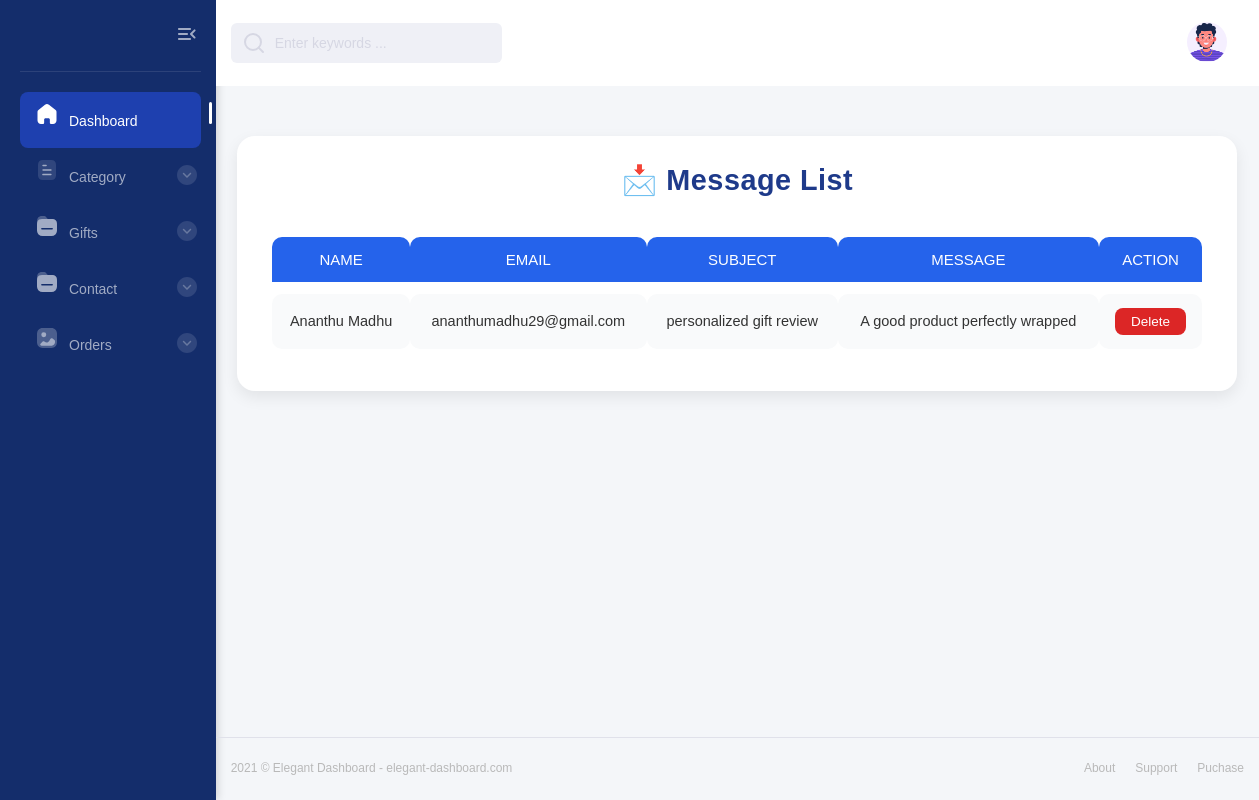
/admin_app/display_message/, run on an earlier commit of the app's database.
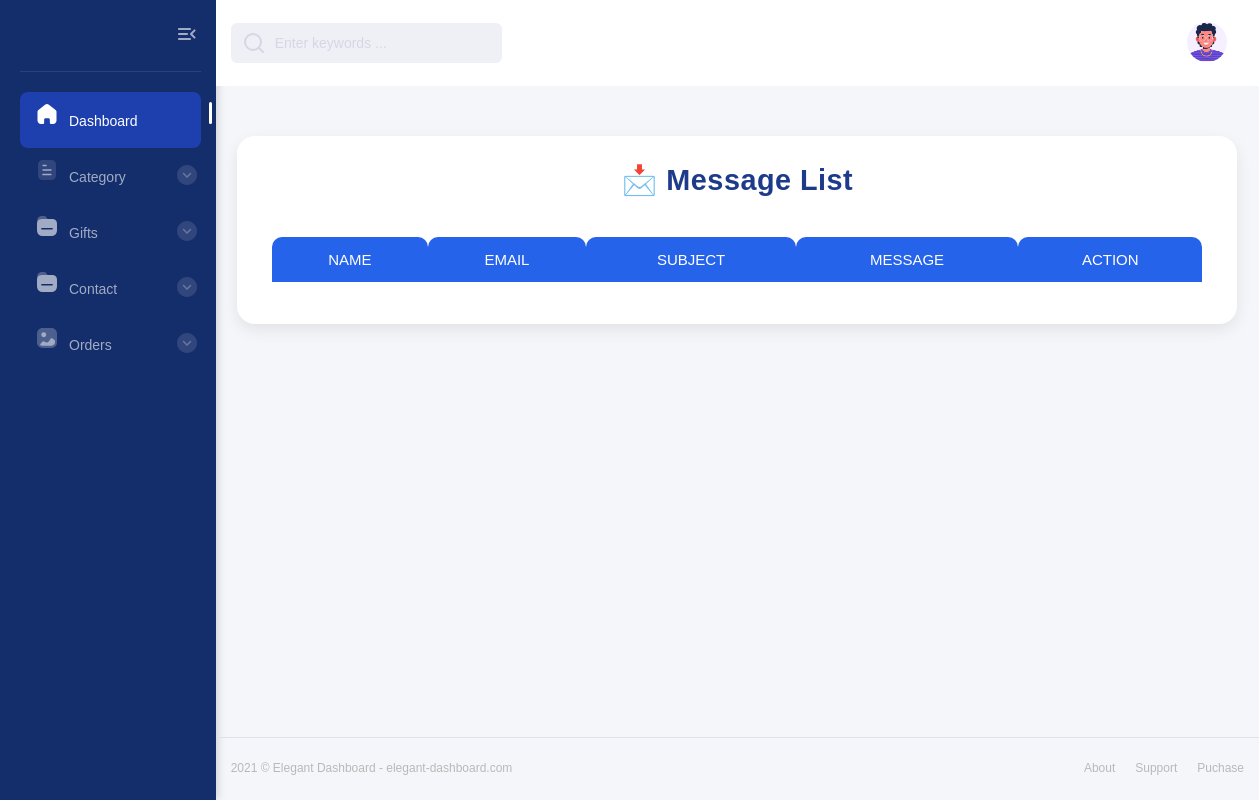
And on a later commit of the database.
### webapp/models.py (models this page shows)
class ContactDb(models.Model):
    User_name=models.CharField(max_length=100,null=True,blank=True)
    User_email=models.EmailField(null=True,blank=True)
    Subject=models.CharField(max_length=100,null=True,blank=True)
    Message=models.TextField(null=True,blank=True)

### admin_app/views.py (the view)
# urls.py: path('display_message/',views.display_message,name="display_message"),
def display_message(request):
    messages=ContactDb.objects.all()
    return render(request,"Display_message.html",{"messages":messages})

### admin_app/templates/Display_message.html (shortened to what this page needs)
<!DOCTYPE html>
{% extends 'index.html' %}
{% block content %}
<html lang="en">
<head>
</head>
<body>
<div class="category-container">
    <h3>📩 Message List</h3>
    <table>
        <thead>
            <tr>
                <th>Name</th>
                <th>Email</th>
                <th>Subject</th>
                <th>Message</th>
                <th>Action</th>
            </tr>
        </thead>
        <tbody>
        {% for message in messages %}
            <tr>
                <td>{{ message.User_name }}</td>
                <td>{{ message.User_email }}</td>
                <td>{{ message.Subject }}</td>
                <td>{{ message.Message }}</td>
                <td>
                    <a href="{% url 'delete_message' message.id %}"
                       class="btn btn-delete"
                       onclick="return confirm('Are you sure you want to delete this message?');">
                        Delete
                    </a>
                </td>
            </tr>
        {% endfor %}
        </tbody>
    </table>
</div>
</body>
</html>
{% endblock %}

### admin_app/templates/index.html (shortened to what this page needs)
<!DOCTYPE html>
{% load static %}
<html lang="en">
<head>
  <link rel="stylesheet" href="{% static 'dashboard/./css/style.min.css' %}">
    <link rel="stylesheet" href="{% static 'dashboard/./css/style2.css' %}">
</head>
<body>
<div class="page-flex">
  <aside class="sidebar">
    <div class="sidebar-start">
        <div class="sidebar-head">
            <button class="sidebar-toggle transparent-btn" title="Menu" type="button">
                <span class="icon menu-toggle" aria-hidden="true"></span>
            </button>
        </div>
        <div class="sidebar-body">
            <ul class="sidebar-body-menu">
                <li>
                    <a class="active" href="{% url 'Home' %}"><span class="icon home" aria-hidden="true"></span>Dashboard</a>
                </li>
                <li>
                    <a class="show-cat-btn" href="##">
                        <span class="icon document" aria-hidden="true"></span>Category
                        <span class="category__btn transparent-btn" title="Open list">
                            <span class="icon arrow-down" aria-hidden="true"></span>
                        </span>
                    </a>
                    <ul class="cat-sub-menu">
                        <li>
                        </li>
                        <li>
                        </li>
                    </ul>
                </li>
                <li>
                    <a class="show-cat-btn" href="##">
                        <span class="icon folder" aria-hidden="true"></span>Gifts
                        <span class="category__btn transparent-btn" title="Open list">
                            <span class="icon arrow-down" aria-hidden="true"></span>
                        </span>
                    </a>
                    <ul class="cat-sub-menu">
                        <li>
                        </li>
                        <li>
                        </li>
                    </ul>
                </li>
                <li>
                    <a class="show-cat-btn" href="##">
                        <span class="icon folder" aria-hidden="true"></span>Contact
                        <span class="category__btn transparent-btn" title="Open list">
                            <span class="icon arrow-down" aria-hidden="true"></span>
                        </span>
                    </a>
                    <ul class="cat-sub-menu">
                        <li>
                        </li>
                    </ul>
                </li>
                <li>
                    <a class="show-cat-btn" href="##">
                        <span class="icon image" aria-hidden="true"></span>Orders
                        <span class="category__btn transparent-btn" title="Open list">
                            <span class="icon arrow-down" aria-hidden="true"></span>
                        </span>
                    </a>
                    <ul class="cat-sub-menu">
                        <li>
                        </li>
                        <li>
                        </li>
                    </ul>
                </li>
            </ul>
        </div>
    </div>
</aside>
  <div class="main-wrapper">
      <nav class="main-nav--bg">
      <div class="container main-nav">
        <div class="main-nav-start">
          <div class="search-wrapper">
            <i data-feather="search" aria-hidden="true"></i>
            <input type="text" placeholder="Enter keywords ..." required>
          </div>
        </div>
    <div class="main-nav-end">
      <div class="nav-user-wrapper">
        <button href="##" class="nav-user-btn dropdown-btn" title="My profile" type="button">
          <span class="nav-user-img">
            <picture><source srcset="{% static 'dashboard/./img/avatar/avatar-illustrated-02.webp' %}" type="image/webp"><img src="{% static 'dashboard/./img/avatar/avatar-illustrated-02.png' %}" alt="User name"></picture>
          </span>
        </button>
      </div>
    </div>
  </div>
</nav>
      {% block content %}{% endblock %}
    <footer class="footer">
  <div class="container footer--flex">
    <div class="footer-start">
      <p>2021 © Elegant Dashboard - <a href="elegant-dashboard.com" target="_blank"
          rel="noopener noreferrer">elegant-dashboard.com</a></p>
    </div>
    <ul class="footer-end">
      <li><a href="##">About</a></li>
      <li><a href="##">Support</a></li>
      <li><a href="##">Puchase</a></li>
    </ul>
  </div>
</footer>
  </div>
</div>
</body>
</html>

### admin_app/static/dashboard/css/style2.css (style rules this page uses)
.sidebar-body-menu li a { display: block; color: #ffffff; text-decoration: none; padding: 10px 15px; border-radius: 8px; font-weight: 600; transition: all 0.3s ease; }
.sidebar-body-menu li a.active { background-color: #007bff; color: #fff; }
.sidebar { background-color: #0b3d91; color: #ffffff; box-shadow: 2px 0 8px rgba(0, 0, 0, 0.15); }
.sidebar { background-color: #142d6b !important; }
.sidebar-body-menu li a { color: #ffffff !important; font-weight: 500; }
.sidebar-body-menu li a:hover, .sidebar-body-menu li a.active { background-color: #1e40af !important; color: #ffffff !important; }

### admin_app/templates/Display_message.html (style rules this page uses)
body { background-color: #f4f6f9; font-family: 'Poppins', sans-serif; }
.category-container { max-width: 1000px; margin: 50px auto; background: #ffffff; border-radius: 18px; box-shadow: 0 6px 16px rgba(0,0,0,0.08); padding: 30px 35px; }
h3 { text-align: center; color: #1e3a8a; font-weight: 600; font-size: 1.8rem; margin-bottom: 30px; letter-spacing: 0.5px; }
table { width: 100%; border-collapse: separate; border-spacing: 0 12px; text-align: center; }
thead tr { background-color: #2563eb; color: white; font-size: 15px; text-transform: uppercase; }
th { padding: 14px; font-weight: 500; border-top-left-radius: 10px; border-top-right-radius: 10px; }

What changed in the data, as far as the page shows it:
removed ContactDb: User_name "Ananthu Madhu", User_email "ananthumadhu29@gmail.com", Subject "personalized gift review", Message "A good product perfectly wrapped"
